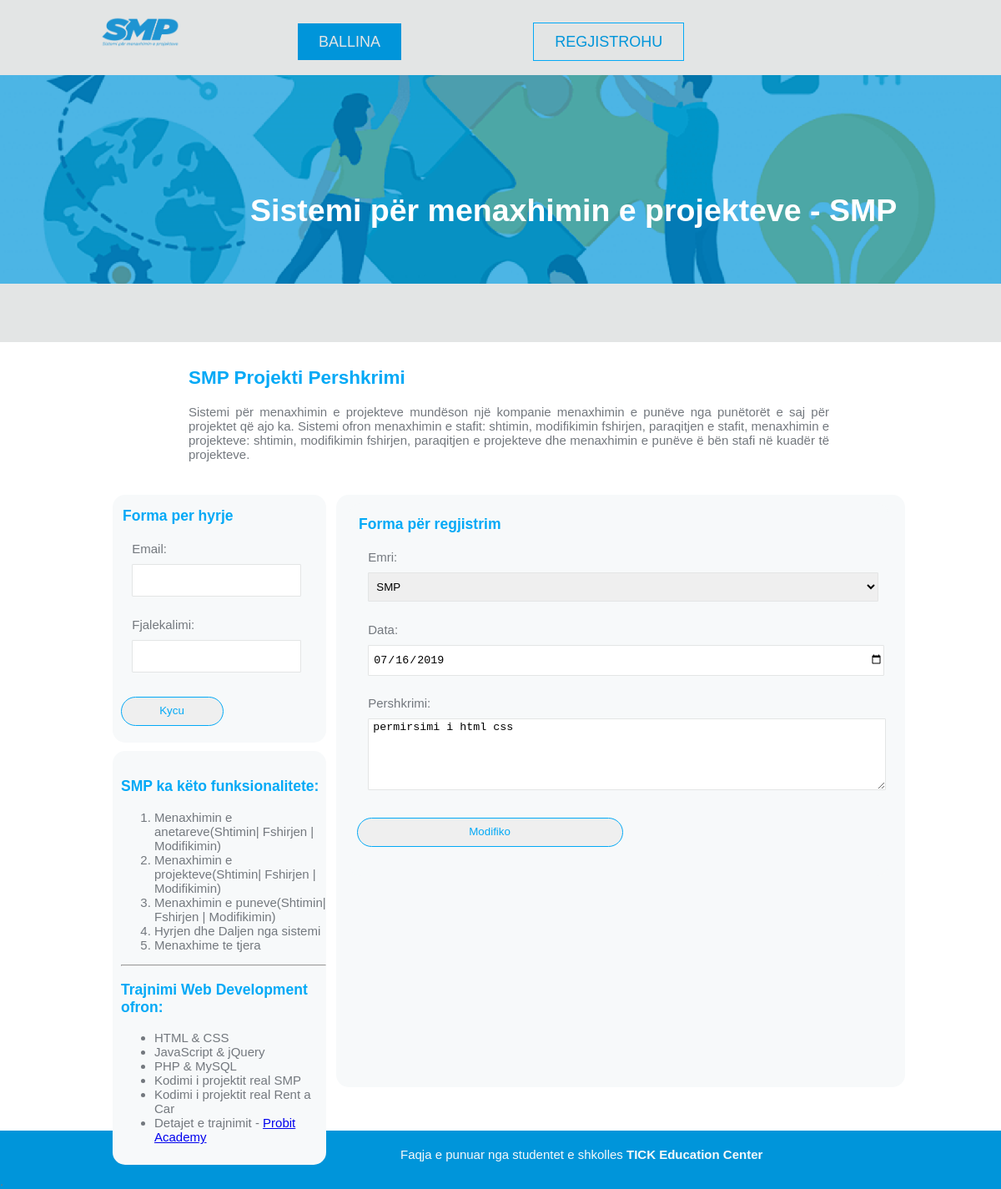
The page /modifikopune.php?pid=41 on the database its author committed.
### tables this page shows
CREATE TABLE `punet` (
  `punaid` int(11) NOT NULL,
  `projektiid` int(11) DEFAULT NULL,
  `antariid` int(11) NOT NULL,
  `data` datetime NOT NULL DEFAULT current_timestamp(),
  `pershkrimi` text DEFAULT NULL
);

CREATE TABLE `projektet` (
  `projektiid` int(11) NOT NULL,
  `emri` varchar(50) NOT NULL,
  `pershkrimi` text DEFAULT NULL,
  `datafillimit` date NOT NULL,
  `datambarimit` date NOT NULL
);

### inc/functions.php (called while the page is built, shortened)
<?php
global $dbconn;
function merrPuneId($punaid){
    global $dbconn;
    $sql = "SELECT p.punaid, p.projektiid, pr.emri, p.data, p.pershkrimi";
    $sql.=" FROM punet p INNER JOIN projektet pr  ON p.projektiid=pr.projektiid";
    $sql.= " WHERE punaid={$punaid}";
    $result = mysqli_query($dbconn, $sql);
    return $pune=mysqli_fetch_assoc($result);
}
?>

### modifikopune.php (the view, shortened to what this page needs)
<?php
include "inc/header.php";
?>
<main class="container page">
    <article class="maininfo">
        <h2 class="title">SMP Projekti Pershkrimi</h2>
        <p> Sistemi për menaxhimin e projekteve mundëson një kompanie menaxhimin e punëve
            nga punëtorët e saj për projektet që ajo ka. Sistemi ofron menaxhimin e stafit: shtimin,
            modifikimin fshirjen, paraqitjen e stafit, menaxhimin e projekteve: shtimin,
            modifikimin fshirjen, paraqitjen e projekteve dhe menaxhimin e punëve ë bën stafi në
            kuadër të projekteve.
        </p>
    </article>
    <?php
    include "inc/sidebar.php";
    ?>
    <section id="content" class="box">
        <?php
        if (isset($_GET['pid'])) {
            $punaid = $_GET['pid'];
            $pune = merrPuneId($punaid);
            $projektiid = $pune['projektiid'];
            $projektiemri = $pune['emri'];
            $data = $pune['data'];
            $data=date("Y-m-d",strtotime($data));
            $pershkrimi = $pune['pershkrimi'];
        }
        ?>
        <form method="post" id="anetari" class="box" action="">
            <legend>Forma për regjistrim</legend>
            <fieldset>
                <label>Emri: </label>
                <select name="projektiid">
                    <?php
                    echo "<option value='{$projektiid}'>{$projektiemri}</option>";
                    ?>
                </select>
            </fieldset>
            <fieldset>
                <label>Data: </label>
                <input type="date" id="data" name="data" value="<?php if(!empty($data)) echo $data; ?>">
            </fieldset>
            <fieldset>
                <label>Pershkrimi: </label>
                <textarea name="pershkrimi"><?php
                    if(!empty($pershkrimi)) echo $pershkrimi;
                ?></textarea>
            </fieldset>
            <input type="submit" name="modifiko" id="modifiko" value="Modifiko">
        </form>
    </section>
</main>
<?php
include "inc/footer.php";
?>

### style.css (style rules this page uses)
body { font-family: 'Trebuchet MS', 'Lucida Sans Unicode', 'Lucida Grande', 'Lucida Sans', Arial, sans-serif; font-size: 15px; color: #73787e; margin: 0;padding: 0; }
.container { width: 80%; margin: 0 auto; }
.page { height: 900px; padding-left: 20px; background-color: #fff; }
.maininfo { width: 80%; margin: 30px auto; margin-top: 30px; text-align:justify ; }
#content { float: right; width: 70%; height: 700px; padding-top: 0px; }
.box { width: 95%; height: auto; background-color: #f7f9fa; border-radius: 15px; margin: 10px 5px; padding-left: 10px; padding-top: 15px; padding-bottom: 10px; }
#login legend,#anetari legend { color: #03a9f6; text-align: left; width: 90%; font-size: 1.17em; font-weight: bold; margin-bottom: 15px; }
#login input[type="email"],#login input[type="password"],#login input[type="submit"], #anetari input[type="email"],#anetari input[type="password"],#anetari input[type="submit"], #anetari input[type="text"],#anetari select,#anetari textarea,#anetari input[type="date"] { height:35px; width: 88%; border-radius:1px; padding-left:5px; border:1px solid #e3e5e5; margin:10px 0px; }
#anetari input[type="email"],#anetari input[type="password"],#anetari input[type="submit"], #anetari input[type="text"],#anetari select,#anetari textarea,#anetari input[type="date"] { width: 100%; }
#anetari textarea { height: 80px;; }
#login label,#anetari label { height:35px; width: 100%; text-align:left; }
#login input[type="submit"],#anetari input[type="submit"] { width:50%; margin-top:10px; color: #03a9f6; border:1px solid #03a9f6; border-radius:30px; padding-top: 0px; }
fieldset { border: none; }
.title { color:#03a9f6; }

### rows shown on the page
punet: projektiid "SMP", data "07/16/2019", pershkrimi "permirsimi i html css"
